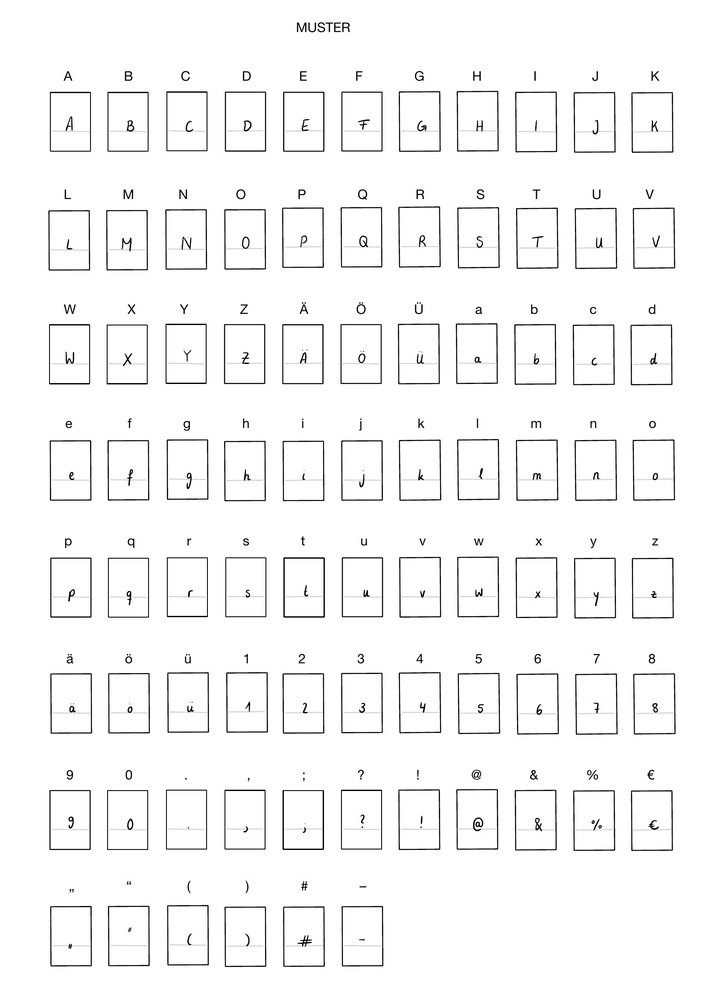
#> input picture handwirting/picsLetterBuchstaben1.jpg, 706 x 999 px, shrunk from 1654 x 2339 before the run
$ python -i scanInput.py   (imports and definitions only)
#> lines starting #> are read from the running program, lines starting #| are printed output that depends on the picture; after the words box and inside, x2 and y2 are one past the last pixel; in counts of white or black regions, pixels touching at a corner belong together
import os
import sys
import cv2
from PIL import Image
from pdf2image import convert_from_path


# [8 lines left out: function convert_pdf_to_jpg, not called in this run]

def detect_rectangles(image_path, min_width=80, min_height=100):
#> called with image_path = '../handwirting/picsLetterBuchstaben1.jpg', min_width = 80, min_height = 100
    image = cv2.imread(image_path)
#> image is the input picture: shape (999, 706, 3); min 0, max 255, mean 246.3
    gray = cv2.cvtColor(image, cv2.COLOR_BGR2GRAY)
    edges = cv2.Canny(gray, 50, 150)
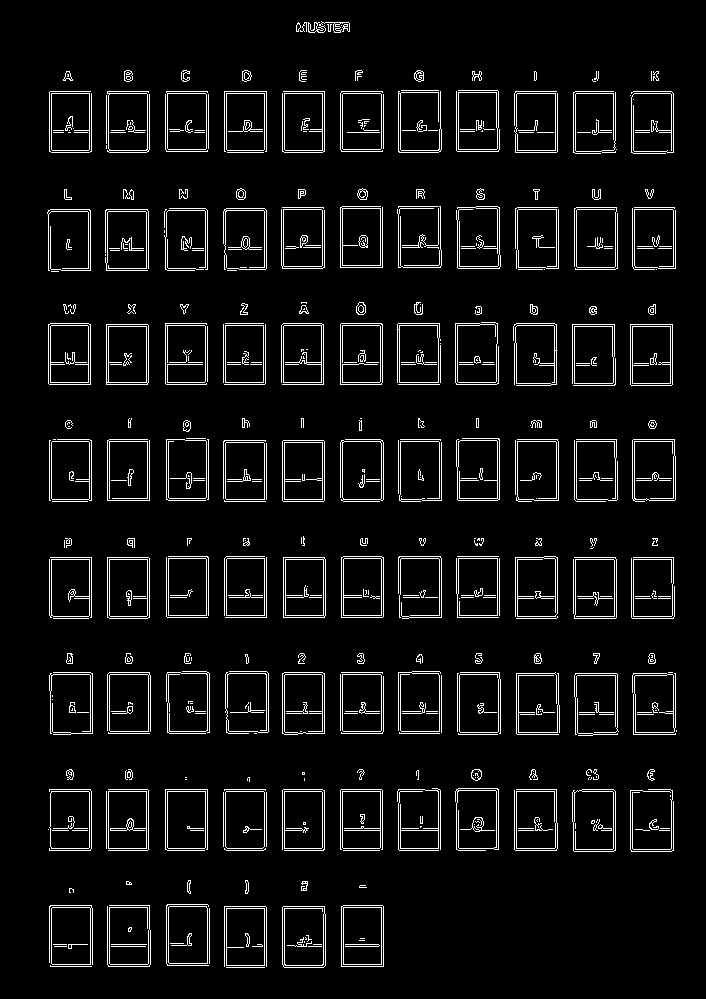
#> edges: shape (999, 706); 5.9% white in thin lines or dots, all inside (x1, y1, x2, y2) = (47, 21, 677, 968)
    contours, _ = cv2.findContours(edges, cv2.RETR_EXTERNAL, cv2.CHAIN_APPROX_SIMPLE)
#> contours = 422 contours, 321 with area under 20; largest, box (x1, y1, x2, y2) and area: (572, 789, 616, 852) 2616, (282, 906, 326, 968) 2610, (632, 439, 676, 502) 2591, (282, 672, 325, 735) 2570, (630, 324, 673, 386) 2561

    rectangles = []
    variance = 10  # Variationswert von ±10

    for contour in contours:
        x, y, w, h = cv2.boundingRect(contour)
        if w >= min_width and h >= min_height:
            # Überprüfung auf bereits vorhandene Rectangles mit ähnlichen x- und y-Werten
            is_duplicate = False
            for rect in rectangles:
                if abs(rect[0] - x) <= variance and abs(rect[1] - y) <= variance:
                    is_duplicate = True
                    break

            # Füge das Rectangle nur hinzu, wenn kein ähnliches Rectangle gefunden wurde
            if not is_duplicate:
                rectangles.append((x, y, w, h))
#> this loop made 422 passes
#> (x, y, w, h) on passes 5, 8, 9: (128, 927, 4, 5), (282, 906, 44, 62), (224, 906, 43, 61)
#> after the loop, rectangles = []

    return rectangles

# [81 lines left out: functions display_valid_rectangles, extract_rectangle_images, substractLettersFromScan, not called in this run]


# [15 lines not run here, left out]

>>> result = detect_rectangles('../handwirting/picsLetterBuchstaben1.jpg')
#> result = []

$ run again, on handwirting/PytorchNN.png
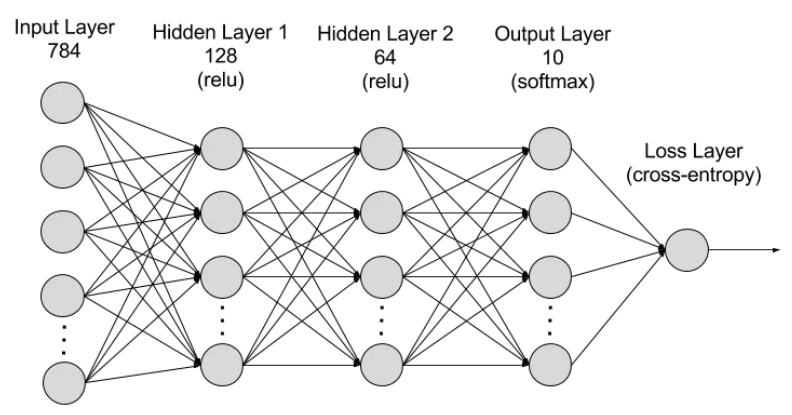
#> input picture handwirting/PytorchNN.png, 792 x 415 px
#> in detect_rectangles, image is the input picture: shape (415, 792, 3); mean B, G, R 239.3, 239.3, 239.3
#> in detect_rectangles, `edges = cv2.Canny(gray, 50, 150)`:
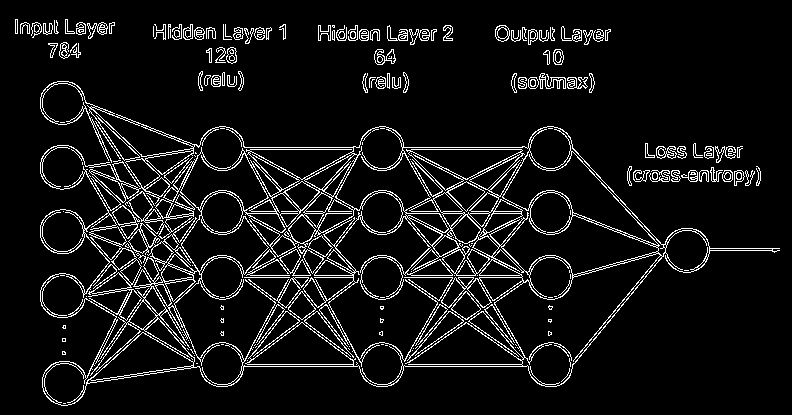
#> edges: shape (415, 792); 7.8% white in thin lines or dots
#> contours = 104 contours, 42 with area under 20; largest, box (x1, y1, x2, y2) and area: (40, 81, 780, 406) 130283, (374, 49, 396, 65) 192, (495, 25, 510, 42) 186, (87, 22, 108, 39) 154, (409, 29, 430, 45) 154
#> the loop in detect_rectangles, `for contour in contours:` made 104 passes
#> (x, y, w, h) on pass 26: (40, 81, 740, 325)
#> after the loop in detect_rectangles, `for contour in contours:`: rectangles = [(40, 81, 740, 325)]
